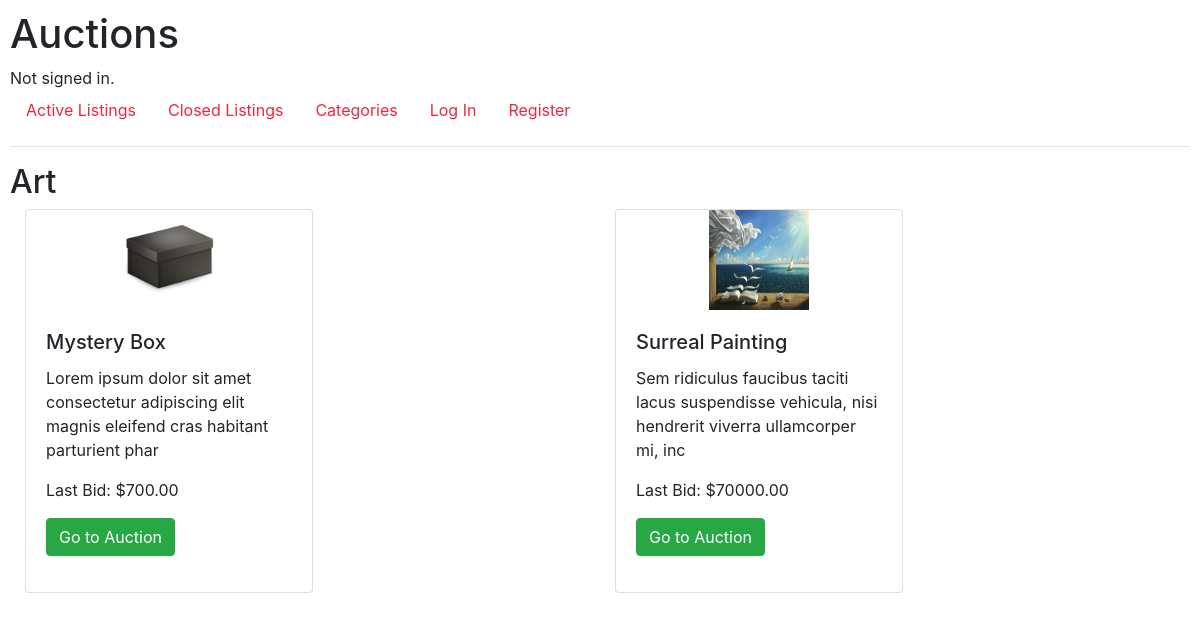
Page /categories/5 on the committed database.
### auctions/models.py (models this page shows, shortened)
class Categories(models.Model):
    category = models.CharField(max_length=64, default='Default category')
    def __str__(self):
        return f"{self.category}"

class Listing(models.Model):
    title = models.CharField(max_length=64, default='Default Title')
    description = models.CharField(max_length=1000, default='Default description')
    image = models.ImageField(upload_to='images/', blank=True, null=True )
    category = models.ForeignKey(Categories, on_delete=models.CASCADE, related_name="listing_category", default='6')
    active = models.BooleanField(default=True)
    start_bid = models.DecimalField(max_digits=10, decimal_places=2, default='0.1')
    current_bid = models.DecimalField(max_digits=10, decimal_places=2, default='0.1')
    author = models.ForeignKey(User, default=None, blank=False, null=True, on_delete=models.CASCADE)

### auctions/views.py (the view)
# urls.py: path("categories/<int:category_id>", views.category, name="category"),
def category(request, category_id):
    category_obj = Categories.objects.get(pk=category_id)
    listings = Listing.objects.filter(category=category_obj, active=True)
    return render(request, "auctions/category.html", {
        "category": category_obj,
        "listings": listings,
    })

### auctions/templates/auctions/category.html
{% extends "auctions/layout.html" %}
{% block body %}
    <h2>{{ category}}</h2>
    <section class="bg-light-grey">
        <div class="container-fluid">
            <div class="row">
                {% for listing in listings %}
                <div class="col">
                    <div class="card align-items-center" style="width: 18rem;">
                        <img src="{{ listing.image.url }}" alt="" class="" width="100px" height="100px">
                        <div class="card-body">
                            <h5 class="card-title">{{ listing.title }}</h5>
                            <p class="card-text">{{ listing.description|slice:":100" }}</p>
                            <p class="card-text">Last Bid: ${{ listing.current_bid }}</p>
                            <a href="{% url 'listing' listing.id %}" class="btn btn-success mb-3">Go to Auction</a>
                        </div>
                    </div>
                </div>
                {% endfor %}
            </div>
        </div>
    </section>
{% endblock %}

### auctions/static/auctions/styles.css (style rules this page uses)
body { padding: 10px; }
.card { margin-bottom: 30px; }

### rows in the picture
Categories: category "Art"
Listing: image (picture), title "Mystery Box", description "Lorem ipsum dolor sit amet consectetur adipiscing elit magnis eleifend cras habitant parturient phar", current_bid "700.00"
Listing: image (picture), title "Surreal Painting", description "Sem ridiculus faucibus taciti lacus suspendisse vehicula, nisi hendrerit viverra ullamcorper mi, inc", current_bid "70000.00"
